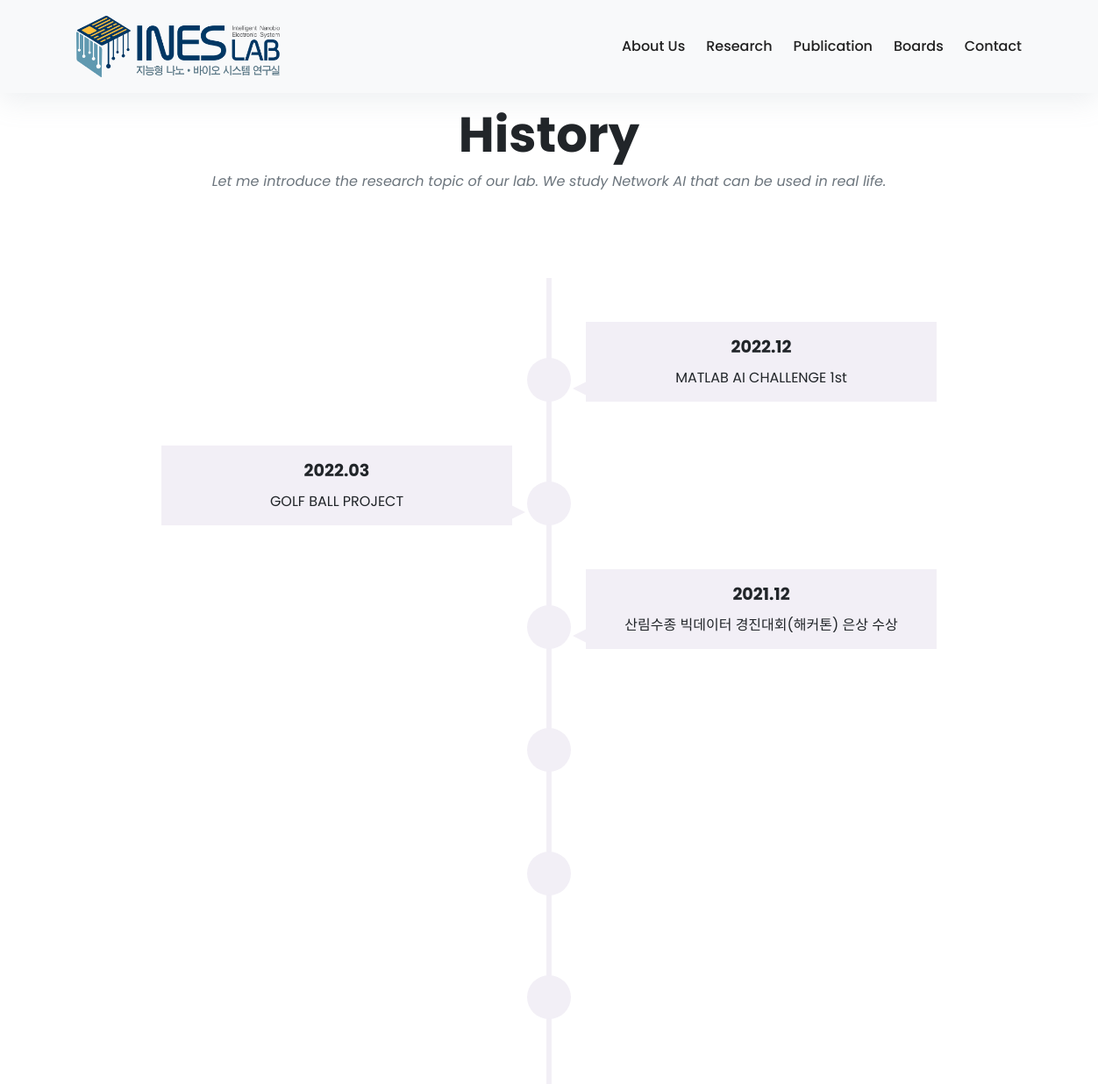
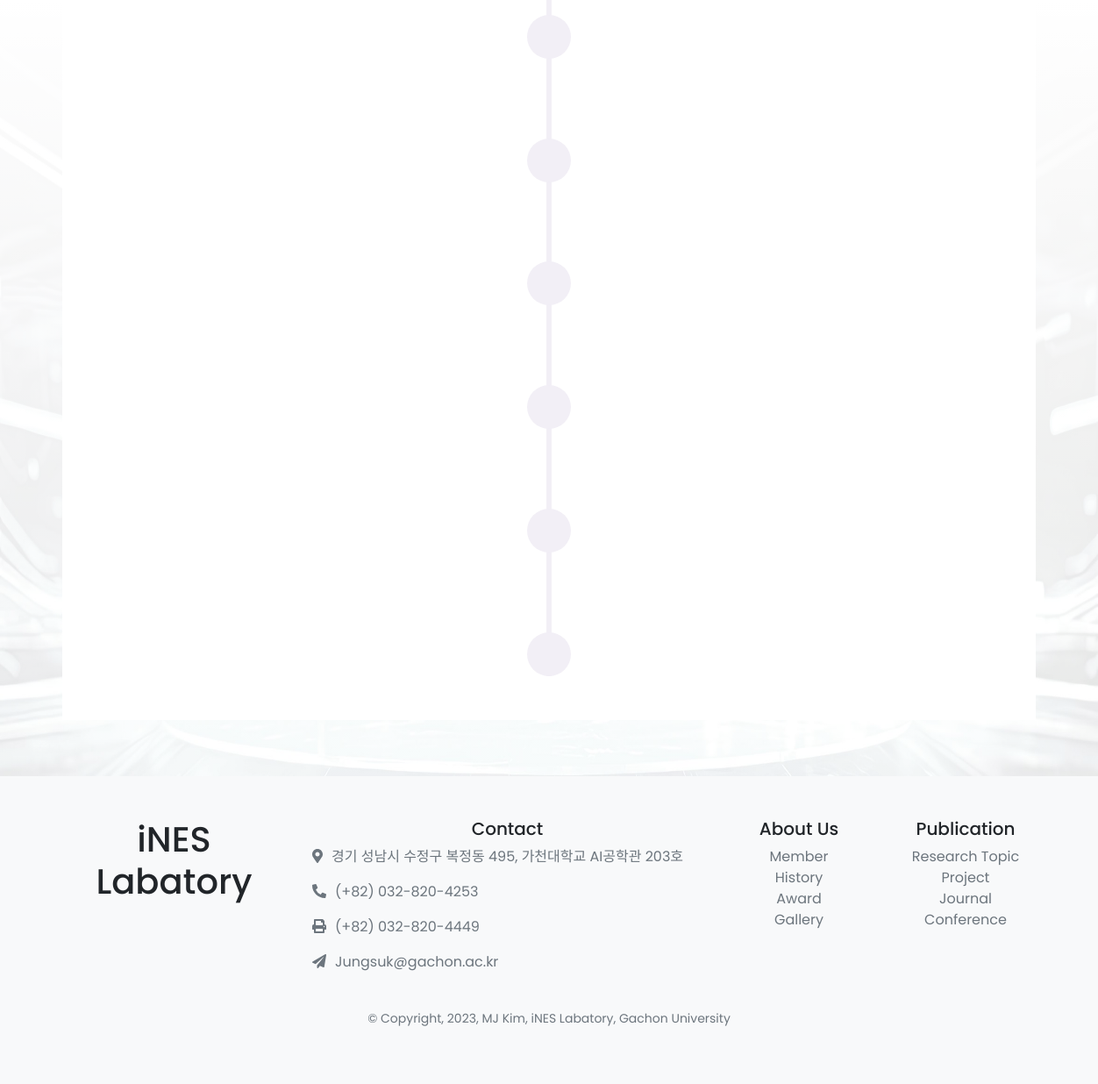
The page /history/ on the database its author committed (2 pictures, top to bottom).
### history/models.py (models this page shows, shortened)
class History(models.Model):
    history_title = models.CharField(max_length=100)
    history_dates = models.DateTimeField(blank = True, null = True)
    history_photo_path = models.CharField(max_length=100, default="/static/brain.png")

### history/views.py (the view)
# urls.py: path('', views.index, name='index'),
def index(request):
    historys = History.objects.all().order_by('-history_dates') #역순 정렬(최신 우선)
    template = loader.get_template('../templates/labweb/history.html')
    context = {
        'historys' : historys,
    }
    return HttpResponse(template.render(context, request))

### templates/labweb/history.html (shortened to what this page needs)
{% extends 'labweb/base.html' %}
{% block style %}
  <link rel="stylesheet" href="/static/css/history.css">
{% endblock %}
{% block content %}
<div class="container py-5">
    <header class="text-center">
    <br><br><br>
    <h1 class="display-4 font-weight-bold">History</h1>
    <p class="font-italic text-muted mb-0">Let me introduce the research topic of our lab. We study Network AI that can be used in real life.</p>
      <br><br>
  </header>
        <section class= "timeline">
          <ul>
          {% if historys %}
            {% for h in historys %}
            <li>
                  <div>
                    <time> {{h.history_dates|date:"Y.m"}}</time>{{h.history_title}}
                  </div>
                </li>
            {% endfor %}
          {% endif %}
        </ul>
    </section>
  </div>
{% endblock %}

### static/css/history.css (style rules this page uses)
*, *::before, *::after { margin: 0; padding: 0; box-sizing: border-box; }
.container { width: 90%; max-width: 1200px; margin: 0 auto; text-align: center; }
h1 { font-size: 2.5rem; }
.timeline ul { background: #fff; padding: 50px 0; }
.timeline ul li { list-style-type: none; position: relative; width: 6px; margin: 0 auto; padding-top: 50px; background: #f2eff6; }
.timeline ul li::after { content: ''; position: absolute; left: 50%; bottom: 0; transform: translateX(-50%); width: 50px; height: 50px; border-radius: 50%; background: inherit; }
.timeline ul li div { position: relative; bottom: 0; width: 400px; padding: 15px; background: #f2eff6; }
.timeline ul li div::before { content: ''; position: absolute; bottom: 7px; width: 0; height: 0; border-style: solid; }
.timeline ul li:nth-child(odd) div { left: 45px; }
.timeline ul li:nth-child(odd) div::before { left: -15px; border-width: 8px 16px 8px 0; border-color: transparent #f2eff6 transparent transparent; }
.timeline ul li:nth-child(even) div { left: -439px; }
.timeline ul li:nth-child(even) div::before { right: -15px; border-width: 8px 0 8px 16px; border-color: transparent transparent transparent #f2eff6; }
time { display: block; font-size: 1.2rem; font-weight: bold; margin-bottom: 8px; }
.timeline ul li::after { transition: background .5s ease-in-out; }
.timeline ul li.in-view::after { background: #f2eff6; }
.timeline ul li div { visibility: hidden; opacity: 0; transition: all .5s ease-in-out; }
.timeline ul li:nth-child(odd) div { transform: translate3d(200px, 0, 0); }
.timeline ul li:nth-child(even) div { transform: translate3d(-200px, 0, 0); }
.timeline ul li.in-view div { transform: none; visibility: visible; opacity: 1; }

### static/css/navbar.css (style rules this page uses)
body { font-family: 'Poppins', sans-serif !important; font-size: 16px; line-height: 24px; font-weight: 400; color: #212112; background-image: linear-gradient( to top, rgba(255,255,255,0) 10%, rgba(255,255,255,0.25) 25%, rgba(255,255,255,0.5) 50%, rgba(255,255,255,0.75) 75%, rgba(255,255,255,1) 100% ), url('/static/images/home2.jpeg'); background-position: center bottom ; background-repeat: no-repeat; background-size: 100% 50%; background-color: #fff; overflow-x: hidden; }

### templates/labweb/base.html (style rules this page uses)
body { font-family: "Big Caslon Medium", sans-serif; }

### rows shown on the page
History: history_dates "2022.12", history_title "MATLAB AI CHALLENGE 1st"
History: history_dates "2022.03", history_title "GOLF BALL PROJECT"
History: history_dates "2021.12", history_title "산림수종 빅데이터 경진대회(해커톤) 은상 수상"
